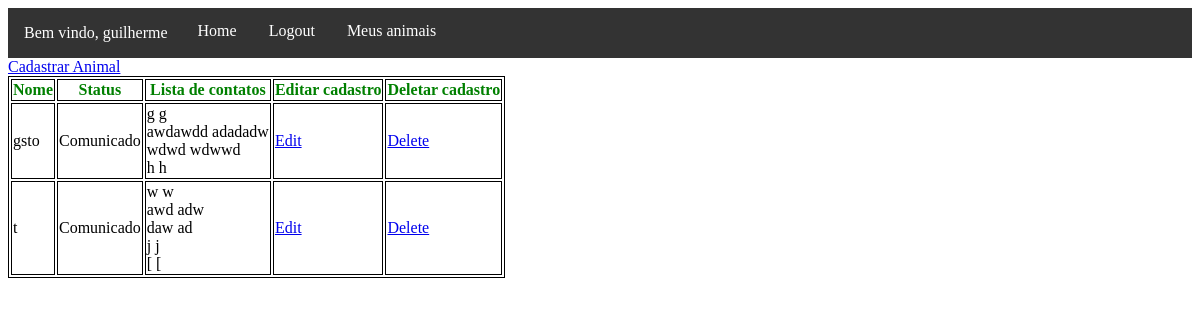
The page /meus_animais (signed in) on the database as committed earlier.
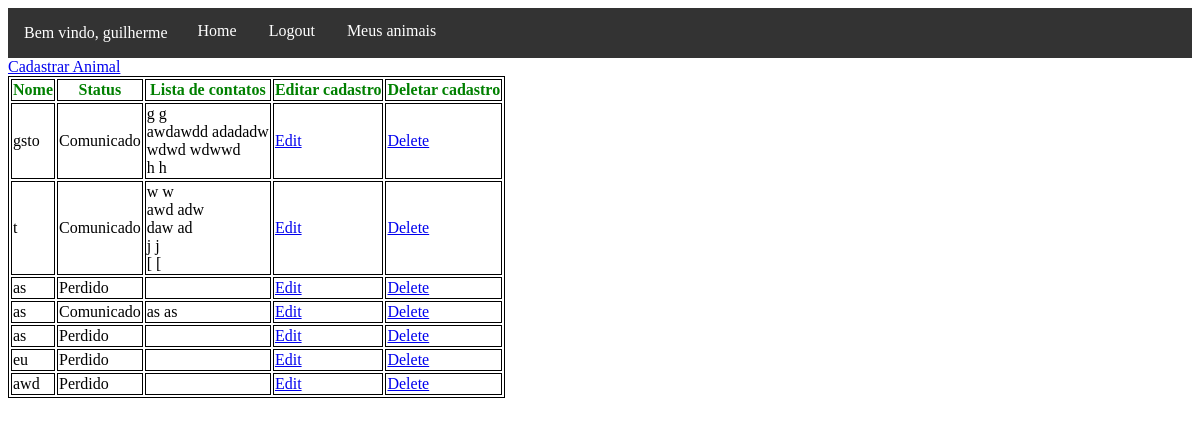
The same page on the database as committed later.
### product/models.py (models this page shows, shortened)
class Animal(models.Model):
    foto  = models.ImageField(blank=True)
    nome  = models.CharField(max_length=100, blank=True)
    idade = models.CharField(max_length=3, blank=True)
    cidade_desaparecimento = models.CharField(max_length=50, blank=True)
    estado_desaparecimento = models.CharField(max_length=50, blank=True)
    status = models.IntegerField(choices=STATUS_ANIMAL, default=1)
    dono = models.ForeignKey(Dono, on_delete=models.CASCADE,  null=True)

class Contato(models.Model):
    nome = models.CharField(max_length=100, blank=True)
    telefone = models.CharField(max_length=20, blank=True)
    animal = models.ForeignKey(Animal, on_delete=models.CASCADE, null=True)

### product/views.py (the view)
# urls.py: path('meus_animais', meus_animais, name='meus_animais'),
def meus_animais(request):
    animals = [i for i in Animal.objects.all() if i.dono.email==request.user.email]
    contatos = []
    for a in animals:
        contatos.append(Contato.objects.filter(animal__id=a.id))
    context = {'animais': zip(animals, contatos) }
    return render(request, 'meus_animais.html', context)

### product/templates/meus_animais.html (shortened to what this page needs)
{% extends 'base.html' %}
{% block content %}
        <a href="{% url 'cadastrar_animal' %}">Cadastrar Animal</a>
        <table>
		<thead>
			<tr>
			  <th>Nome</th>
			  <th>Status</th>
			  <th>Lista de contatos</th>
			  <th>Editar cadastro</th>
			  <th>Deletar cadastro</th>
			</tr>
		</thead>
		<tbody>
		{% for animal, contatos in animais %}
		<tr>
			<td>{{animal.nome}}</td>
			{% load static %}
			<td>
			{{animal.get_status_display}}
			</td>
			<td>
			{% for contato in contatos %}
				{{contato.nome}}
				{{contato.telefone}}
				<br>
			{% endfor %}
			</td>
			<td><a class="btn btn-warning" href="{%  url 'animal_edit' animal.id %}">Edit</a>
            </td>
			<td><a class="btn btn-danger" href="{%  url 'animal_delete' animal.id %}">Delete</a>
			</td>
		</tr>
		{% endfor %}
		</tbody>
		</table>
{% endblock content %}

Rows that differ between the two databases and show on the page:
added Animal: nome "as", status "Perdido"
added Animal: nome "as", status "Comunicado"
added Contato: nome "as", telefone "as"
added Animal: nome "as", status "Perdido"
added Animal: nome "eu", status "Perdido"
added Animal: nome "awd", status "Perdido"
